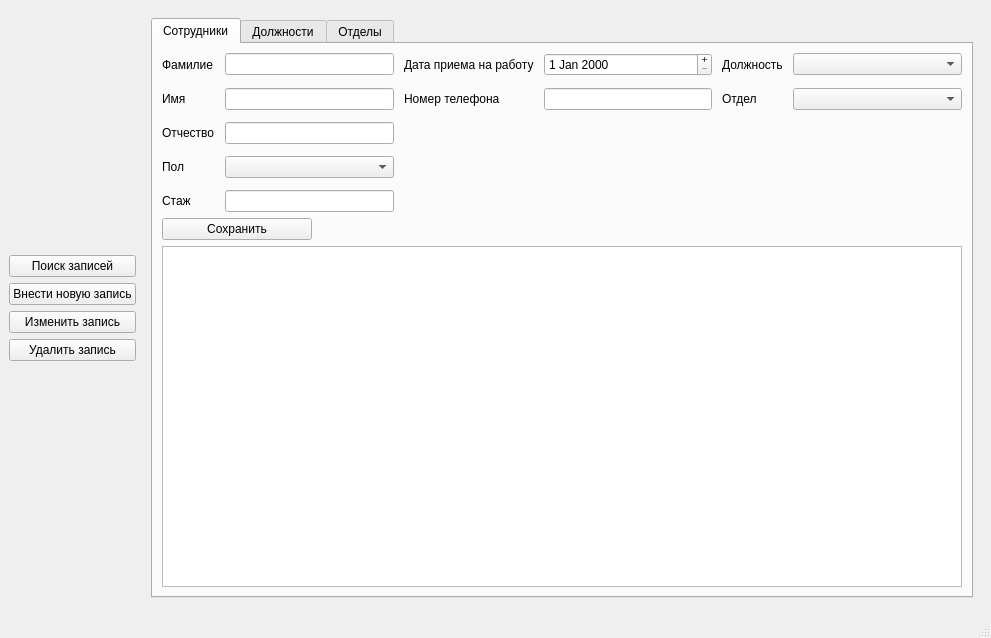
<?xml version="1.0" encoding="UTF-8"?>
<ui version="4.0">
 <class>MainWindow</class>
 <widget class="QMainWindow" name="MainWindow">
  <property name="geometry">
   <rect>
    <x>0</x>
    <y>0</y>
    <width>991</width>
    <height>638</height>
   </rect>
  </property>
  <property name="windowTitle">
   <string>Менеджер персонала</string>
  </property>
  <widget class="QWidget" name="centralwidget">
   <layout class="QFormLayout" name="formLayout">
    <item row="0" column="0">
     <layout class="QVBoxLayout" name="verticalLayout">
      <item>
       <spacer name="verticalSpacer_2">
        <property name="orientation">
         <enum>Qt::Vertical</enum>
        </property>
        <property name="sizeHint" stdset="0">
         <size>
          <width>20</width>
          <height>40</height>
         </size>
        </property>
       </spacer>
      </item>
      <item>
       <widget class="QPushButton" name="seach_rec_btn">
        <property name="text">
         <string>Поиск записей</string>
        </property>
       </widget>
      </item>
      <item>
       <widget class="QPushButton" name="add_new_rec">
        <property name="text">
         <string>Внести новую запись</string>
        </property>
       </widget>
      </item>
      <item>
       <widget class="QPushButton" name="edit_rec">
        <property name="text">
         <string>Изменить запись</string>
        </property>
       </widget>
      </item>
      <item>
       <widget class="QPushButton" name="delete_rec">
        <property name="text">
         <string>Удалить запись</string>
        </property>
       </widget>
      </item>
      <item>
       <spacer name="verticalSpacer">
        <property name="orientation">
         <enum>Qt::Vertical</enum>
        </property>
        <property name="sizeHint" stdset="0">
         <size>
          <width>20</width>
          <height>40</height>
         </size>
        </property>
       </spacer>
      </item>
     </layout>
    </item>
    <item row="0" column="1">
     <widget class="QStackedWidget" name="seachStackedWidget">
      <property name="currentIndex">
       <number>1</number>
      </property>
      <widget class="QWidget" name="page">
       <layout class="QVBoxLayout" name="verticalLayout_3">
        <item>
         <layout class="QVBoxLayout" name="verticalLayout_2">
          <item>
           <widget class="QLineEdit" name="seach_in_table">
            <property name="placeholderText">
             <string>Поиск</string>
            </property>
           </widget>
          </item>
          <item>
           <widget class="QGroupBox" name="groupBox">
            <property name="sizePolicy">
             <sizepolicy hsizetype="Minimum" vsizetype="Fixed">
              <horstretch>0</horstretch>
              <verstretch>0</verstretch>
             </sizepolicy>
            </property>
            <property name="maximumSize">
             <size>
              <width>16777215</width>
              <height>145</height>
             </size>
            </property>
            <property name="title">
             <string>Фильтр</string>
            </property>
            <layout class="QGridLayout" name="gridLayout_2">
             <item row="0" column="0">
              <layout class="QGridLayout" name="gridLayout" columnstretch="0">
               <property name="bottomMargin">
                <number>0</number>
               </property>
               <property name="horizontalSpacing">
                <number>6</number>
               </property>
               <property name="verticalSpacing">
                <number>12</number>
               </property>
               <item row="0" column="0">
                <widget class="QLabel" name="label">
                 <property name="text">
                  <string>&lt;html&gt;&lt;head/&gt;&lt;body&gt;&lt;p&gt;Отобразить таблицу:&lt;/p&gt;&lt;/body&gt;&lt;/html&gt;</string>
                 </property>
                </widget>
               </item>
               <item row="2" column="0">
                <widget class="QRadioButton" name="set_pos_table">
                 <property name="text">
                  <string>Должности</string>
                 </property>
                </widget>
               </item>
               <item row="1" column="0">
                <widget class="QRadioButton" name="set_empl_table">
                 <property name="text">
                  <string>Сотрудники</string>
                 </property>
                 <property name="checkable">
                  <bool>true</bool>
                 </property>
                 <property name="checked">
                  <bool>true</bool>
                 </property>
                </widget>
               </item>
               <item row="3" column="0">
                <widget class="QRadioButton" name="set_dep_table">
                 <property name="text">
                  <string>Отделы</string>
                 </property>
                </widget>
               </item>
              </layout>
             </item>
            </layout>
           </widget>
          </item>
          <item>
           <widget class="QTableView" name="recordTable">
            <property name="sizePolicy">
             <sizepolicy hsizetype="Minimum" vsizetype="Ignored">
              <horstretch>0</horstretch>
              <verstretch>0</verstretch>
             </sizepolicy>
            </property>
           </widget>
          </item>
         </layout>
        </item>
       </layout>
      </widget>
      <widget class="QWidget" name="page_2">
       <layout class="QVBoxLayout" name="verticalLayout_4">
        <item>
         <widget class="QTabWidget" name="tabWidget">
          <property name="currentIndex">
           <number>0</number>
          </property>
          <widget class="QWidget" name="tab">
           <attribute name="title">
            <string>Сотрудники</string>
           </attribute>
           <layout class="QVBoxLayout" name="verticalLayout_5">
            <item>
             <layout class="QGridLayout" name="gridLayout_3" rowstretch="0,0,0,0,0" columnstretch="0,1,0,1,0,1" columnminimumwidth="0,0,0,0,0,0">
              <property name="horizontalSpacing">
               <number>10</number>
              </property>
              <property name="verticalSpacing">
               <number>12</number>
              </property>
              <item row="0" column="3">
               <widget class="QDateEdit" name="hireDataEdit">
                <property name="buttonSymbols">
                 <enum>QAbstractSpinBox::PlusMinus</enum>
                </property>
               </widget>
              </item>
              <item row="4" column="1">
               <widget class="QLineEdit" name="seniorityEdit"/>
              </item>
              <item row="4" column="0">
               <widget class="QLabel" name="label_6">
                <property name="text">
                 <string>Стаж</string>
                </property>
               </widget>
              </item>
              <item row="2" column="1">
               <widget class="QLineEdit" name="surnameEdit"/>
              </item>
              <item row="1" column="5">
               <widget class="QComboBox" name="depComBox"/>
              </item>
              <item row="1" column="3">
               <widget class="QLineEdit" name="phoneEdit"/>
              </item>
              <item row="2" column="0">
               <widget class="QLabel" name="label_4">
                <property name="text">
                 <string>Отчество</string>
                </property>
               </widget>
              </item>
              <item row="1" column="1">
               <widget class="QLineEdit" name="firstnameEdit"/>
              </item>
              <item row="1" column="0">
               <widget class="QLabel" name="label_3">
                <property name="text">
                 <string>Имя</string>
                </property>
               </widget>
              </item>
              <item row="0" column="4">
               <widget class="QLabel" name="label_14">
                <property name="text">
                 <string>Должность</string>
                </property>
               </widget>
              </item>
              <item row="0" column="1">
               <widget class="QLineEdit" name="lastnameEdit"/>
              </item>
              <item row="0" column="5">
               <widget class="QComboBox" name="posComBox"/>
              </item>
              <item row="1" column="4">
               <widget class="QLabel" name="label_15">
                <property name="text">
                 <string>Отдел</string>
                </property>
               </widget>
              </item>
              <item row="0" column="0">
               <widget class="QLabel" name="label_2">
                <property name="text">
                 <string>Фамилие</string>
                </property>
               </widget>
              </item>
              <item row="1" column="2">
               <widget class="QLabel" name="label_13">
                <property name="text">
                 <string>Номер телефона</string>
                </property>
               </widget>
              </item>
              <item row="3" column="0">
               <widget class="QLabel" name="label_5">
                <property name="text">
                 <string>Пол</string>
                </property>
               </widget>
              </item>
              <item row="3" column="1">
               <widget class="QComboBox" name="genderComBox"/>
              </item>
              <item row="0" column="2">
               <widget class="QLabel" name="label_12">
                <property name="text">
                 <string>Дата приема на работу</string>
                </property>
               </widget>
              </item>
             </layout>
            </item>
            <item>
             <widget class="QPushButton" name="save_in_empl_table">
              <property name="sizePolicy">
               <sizepolicy hsizetype="Ignored" vsizetype="Minimum">
                <horstretch>0</horstretch>
                <verstretch>0</verstretch>
               </sizepolicy>
              </property>
              <property name="maximumSize">
               <size>
                <width>150</width>
                <height>16777215</height>
               </size>
              </property>
              <property name="baseSize">
               <size>
                <width>0</width>
                <height>0</height>
               </size>
              </property>
              <property name="text">
               <string>Сохранить</string>
              </property>
             </widget>
            </item>
            <item>
             <widget class="QTableView" name="emplTable"/>
            </item>
           </layout>
          </widget>
          <widget class="QWidget" name="tab_2">
           <attribute name="title">
            <string>Должности</string>
           </attribute>
          </widget>
          <widget class="QWidget" name="tab_3">
           <attribute name="title">
            <string>Отделы</string>
           </attribute>
          </widget>
         </widget>
        </item>
       </layout>
      </widget>
     </widget>
    </item>
   </layout>
  </widget>
  <widget class="QMenuBar" name="menubar">
   <property name="geometry">
    <rect>
     <x>0</x>
     <y>0</y>
     <width>991</width>
     <height>22</height>
    </rect>
   </property>
  </widget>
  <widget class="QStatusBar" name="statusbar"/>
 </widget>
 <resources/>
 <connections/>
</ui>
